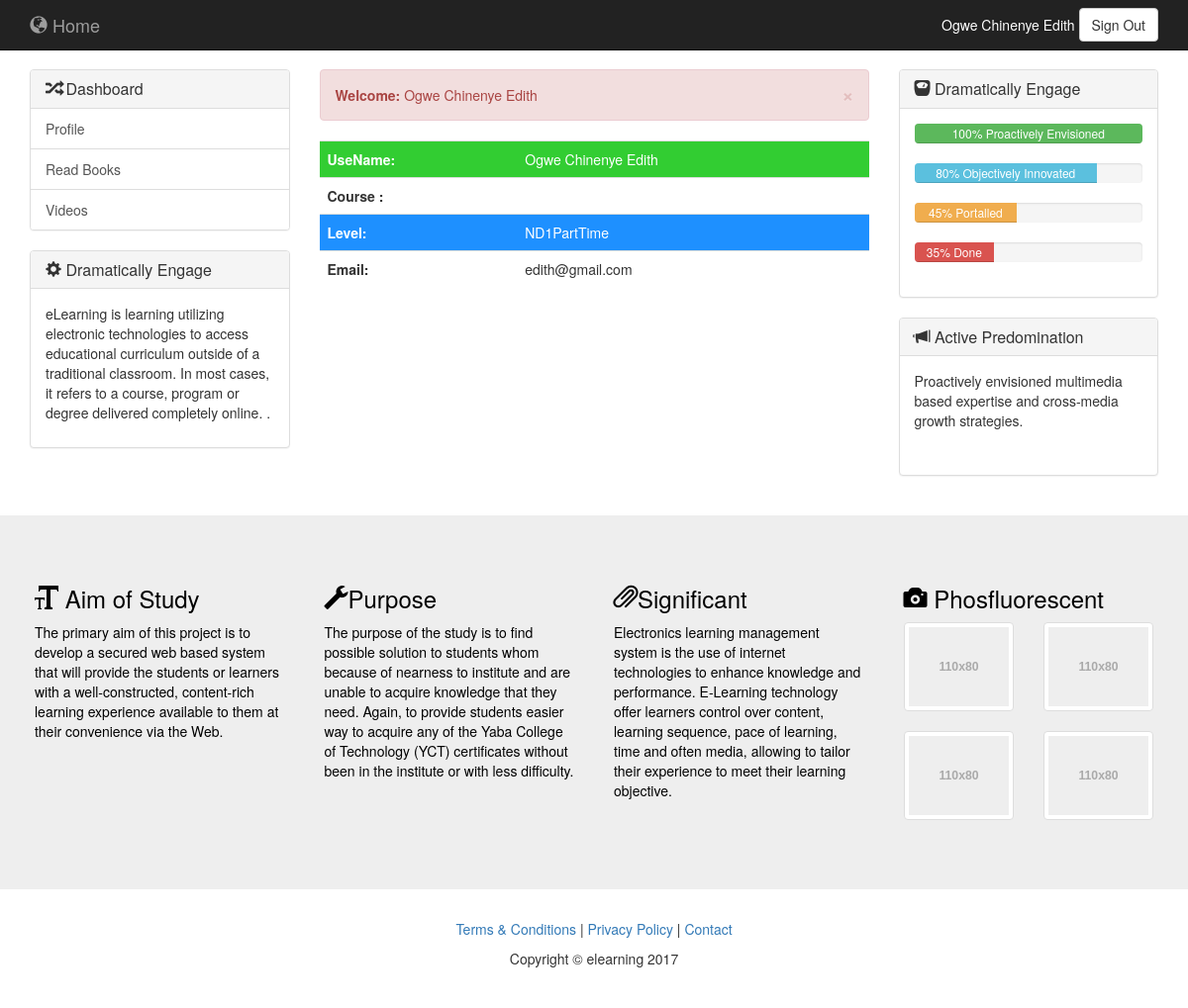
The app's page /profile.php (signed in) with its own data.
### tables this page shows
CREATE TABLE `users` (
  `user_id` int(5) NOT NULL,
  `user_name` varchar(25) NOT NULL,
  `department` varchar(50) NOT NULL,
  `faculty` varchar(50) NOT NULL,
  `level` varchar(100) NOT NULL,
  `user_email` varchar(35) NOT NULL,
  `user_pass` varchar(255) NOT NULL
);

### profile.php (the view, shortened to what this page needs)
<?php
$res=mysql_query("SELECT * FROM users WHERE user_id=".$_SESSION['user']);
$userRow=mysql_fetch_array($res);
?>
<!DOCTYPE html>
<html lang="en">
<head>
    <link href="css/bootstrap.min.css" rel="stylesheet">
    <link href="css/custom.css" rel="stylesheet">
</head>
<body>
    <?php include_once('include/nav.php'); ?>
<div class="container-fluid" style="margin-top: 20px;">
        <?php include_once('include/LeftColumn.php'); ?>
        <div class="col-sm-6">
            <div class="alert alert-danger alert-dismissible" role="alert">
                <button type="button" class="close" data-dismiss="alert" aria-label="Close"><span aria-hidden="true">&times;</span></button>
                <strong>Welcome:</strong> <?php echo $userRow['user_name']; ?>
            </div>
             <?php
                $sql12=mysql_query("SELECT * FROM users WHERE user_id=".$_SESSION['user']);
                while ($result = mysql_fetch_array($sql12)){
                echo "<table border=\"0\" class='table table-hover'>";
                echo "<tr style='background: #32CD32; color:#fff; '>";
                echo "<th>UseName:</th>";
                echo "<td>".$result['user_name']."</td>";
                echo "</tr>";
                echo "<tr><th>Course :</th>";
                echo "<td>".$result['course' ]."</td>";
                echo "</tr>";
                echo "<tr  style='background: #1E90FF; color: #fff;'>";
                echo "<th>Level:</th>";
                echo "<td>".$result['level']."</td>";
                echo "</tr>";
                echo "<tr>";
                echo "<th>Email:</th>";
                echo "<td>".$result['user_email']."</td>";
                echo "</tr>";
                }
                echo "</table>";
                ?>
        </div>
       <?php include_once('include/RightColumn.php'); ?>
    </div>
   <?php include_once('include/footerstd.php');?>
</body>
</html>

### include/nav.php (shortened to what this page needs)
<nav class="navbar navbar-inverse navbar-fixed-top" role="navigation" >
       <div class="container">
           <div class="navbar-header">
               <a class="navbar-brand" href="home.php"><span class="glyphicon glyphicon-globe"></span> Home</a>
           </div>
           <div class="collapse navbar-collapse" id="navbar">
               <div class="navbar-form navbar-right form-inline">
                <div class="form-group" style="color: #fff;">
                <?php echo $userRow['user_name']; ?>
                </div>
                 <div class="form-group">
                       <a href="logout.php?logout"  class="btn btn-default">Sign Out</a>
                </div>
                </div>
           </div>
       </div>
   </nav>

### css/custom.css (style rules this page uses)
body { padding-top: 50px; }

### records on screen
users: user_name "Ogwe Chinenye Edith", level "ND1PartTime", user_email "edith@gmail.com"
